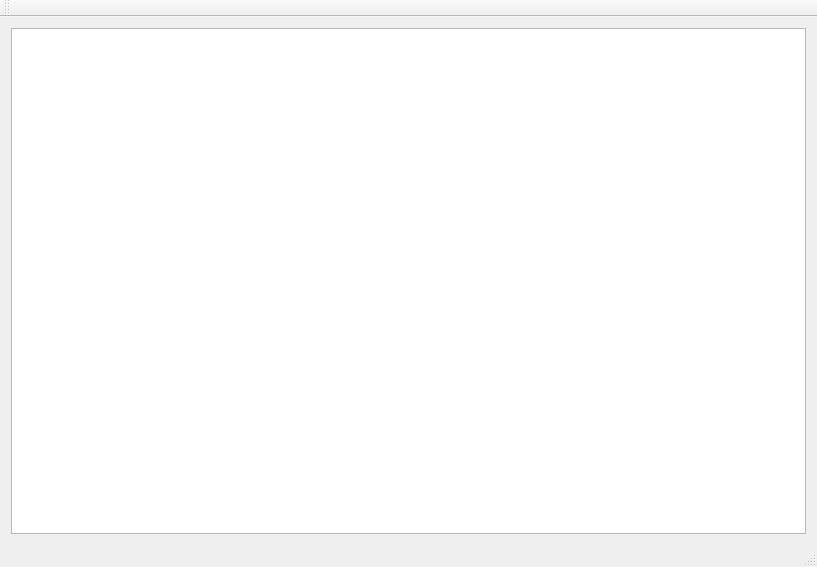
<?xml version="1.0" encoding="UTF-8"?>
<ui version="4.0">
 <class>MainWindow</class>
 <widget class="QMainWindow" name="MainWindow">
  <property name="geometry">
   <rect>
    <x>0</x>
    <y>0</y>
    <width>817</width>
    <height>567</height>
   </rect>
  </property>
  <property name="windowTitle">
   <string>MainWindow</string>
  </property>
  <widget class="QWidget" name="centralWidget">
   <layout class="QVBoxLayout" name="verticalLayout">
    <item>
     <widget class="QGraphicsViewEc" name="graphicsView">
      <property name="renderHints">
       <set>QPainter::Antialiasing|QPainter::TextAntialiasing</set>
      </property>
      <property name="dragMode">
       <enum>QGraphicsView::ScrollHandDrag</enum>
      </property>
     </widget>
    </item>
   </layout>
  </widget>
  <widget class="QMenuBar" name="menuBar">
   <property name="geometry">
    <rect>
     <x>0</x>
     <y>0</y>
     <width>817</width>
     <height>21</height>
    </rect>
   </property>
  </widget>
  <widget class="QToolBar" name="mainToolBar">
   <attribute name="toolBarArea">
    <enum>TopToolBarArea</enum>
   </attribute>
   <attribute name="toolBarBreak">
    <bool>false</bool>
   </attribute>
  </widget>
  <widget class="QStatusBar" name="statusBar"/>
 </widget>
 <layoutdefault spacing="6" margin="11"/>
 <customwidgets>
  <customwidget>
   <class>QGraphicsViewEc</class>
   <extends>QGraphicsView</extends>
   <header>QGraphicsViewEc.h</header>
  </customwidget>
 </customwidgets>
 <resources/>
 <connections/>
</ui>
